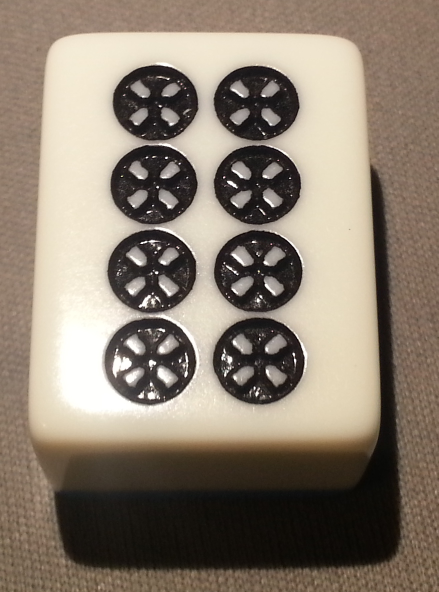
#> input picture data/standard/circles-eight-0.jpg, 877 x 1184 px (shown at 1/2 size); its folder holds only this picture in this run
$ python main.py
#> lines starting #> are read from the running program, lines starting #| are printed output that depends on the picture; after the words box and inside, x2 and y2 are one past the last pixel; in counts of white or black regions, pixels touching at a corner belong together
### roi.py
from box import Box
import sys
from math import sqrt
import cv2 as cv
import numpy as np

def findRoi(filename):

	image = cv.imread(filename)
	image = cv.resize(image, (0, 0), fx = 0.2, fy = 0.2) # TODO: Just set a general bound on image size

	gray = cv.cvtColor(image, cv.COLOR_BGR2GRAY)
	ret, thresh = cv.threshold(gray,0,255,cv.THRESH_BINARY_INV + cv.THRESH_OTSU)

	LOWAREA_THRESH = 10
	UPAREA_THRESH = 3000
	contours, heirachy = cv.findContours(thresh, cv.RETR_TREE, cv.CHAIN_APPROX_SIMPLE)

	contours = [con for con in contours if LOWAREA_THRESH < cv.contourArea(con) < UPAREA_THRESH]
	contours = [cv.approxPolyDP(con, 10, True) for con in contours]
	contours = [cv.convexHull(con) for con in contours]
	contours = [con for con in contours if len(con) != 1]

	# After initialization, follow this algorithm:
	# 1. Consider a box B in the set.
	# 2. For every other box C in the set
	# 3. If dist(B, C) < THRESHOLD, meld B's set with C's set
	# 4. Repeat for each box C
	# 5. For each disjoint set, meld each box in the set together. These are your clusters.

	objects = []
	for i, con in enumerate(contours):
		x, y, w, h = cv.boundingRect(con)
		box = Box(x, y, w, h)
		objects.append({"box": box, "set": set([i]), "id": i})

	THRESH = 12
	AREA_THRESH = 200
	SMALL_DIST_THRESH = 15
	for obj1 in objects:
		for obj2 in objects:

			# If the box is not in box 1's cluster yet
			if obj2["id"] not in obj1["set"]:
				area1 = obj1["box"].area()
				area2 = obj2["box"].area()
				if obj1["box"].dist(obj2["box"]) < THRESH:

				# [5 lines of commented-out code are left out]

					obj1["set"] = obj1["set"].union(obj2["set"])
					for id in obj1["set"]:
						objects[id]["set"] = obj1["set"] # Shallow copy; all point to obj1's set


	# Groups the members of the clusters together
	clusters = set([tuple(obj["set"]) for obj in objects])
	outputBoxes = []
	for tup in clusters:
		boxes = [objects[i]["box"] for i in tup]
		outputBoxes.append(Box.meld(*boxes))
	outputBoxes = [box.getContourRep() for box in outputBoxes]

	PADDING = 5
	return [image[box[2][0][1]-PADDING:box[0][0][1]+PADDING, box[1][0][0]-PADDING:box[0][0][0]+PADDING] for box in outputBoxes]

### box.py
"""
Defines the contour object. This should theoretically be easier to manipulate
than the contours provided by numpy.
"""
from math import sqrt
from colorama import *
import numpy as np
from cv2 import convexHull
class Box():

	# [10 lines left out: function create, not called in this run]

	def __init__(self, x, y, width, height):
		if width < 0 or height < 0:
			print( Fore.RED + "WARNING: Width or height is less than 0." + Fore.RESET )
		elif x < 0 or height < 0:
			print( Fore.RED + "WARNING: x or y is less than 0." + Fore.RESET )

		self.startX = x
		self.startY = y
		self.endX = x + width
		self.endY = y + height


	@classmethod
	def meld(cls, * boxes):
		"""Takes in at least one other Box instance, and puts them together.

		The larger box is defined to have the top, bottom, left, and right most
		extreme points of the other boxes.
		"""
		startX = min(boxes, key = lambda box : box.startX).startX
		endX = max(boxes, key = lambda box : box.endX).endX
		startY= min(boxes, key = lambda box : box.startY).startY
		endY= max(boxes, key = lambda box : box.endY).endY
		return Box(startX, startY, endX - startX, endY - startY)

	def __repr__(self):
		return "[{0}, {1}] x [{2}, {3}]".format(self.startX, self.endX, self.startY, self.endY)

	def area(self):
		"""Returns the area of a given box"""
		return self.width() * self.height()

	def width(self):
		return (self.endX - self.startX)

	def height(self):
		return (self.endY - self.startY)

	#@printRet
	def dist(self, other):
		"""Finds the shortest distance between the two boxes.
		Returns 0 if the boxes are overlapping, or if one box
		is inside another box.
		"""
		if self.areInside(other):
			return 0

		if self.overlap(other):
			return 0

		# Cases when the tiles are laying parallel to each other
		# Projection across the x axis
		if self.startX <= other.startX <= self.endX or\
			self.startX <= other.endX <= self.endX or \
			other.startX <= self.startX <= other.endX or \
			other.startX <= self.endX <= other.endX:
			return min(abs(self.startY - other.endY), abs(self.endY - other.startY))

		# Projection across the y axis
		if self.startY <= other.startY <= self.endY or\
			self.startY <= other.endY <= self.endY or \
			other.startY <= self.startY <= other.endY or \
			other.startY <= self.endY <= other.endY:
			return min(abs(self.startX - other.endX), abs(self.endX - other.startX))

		# Last case is when the tiles are disjoint from each other
		else:
			# Case 1: self is to the right of other
			if other.endX < self.startX:
				# Case 1.1: other is above self
				# Other is northwest of self
				if other.endY < other.startY:
					return Box.euclid(self.startX, other.endX, self.startY, other.endY)
				# Case 1.2: other is below self
				return Box.euclid(self.startX, other.endX, self.endY, other.startY)

			# Case 2: self is to the left of other
			else:
				# Case 2.1: other is above self
				if other.endY < self.startY:
					return Box.euclid(self.endX, other.startX, self.startY, other.endY)
				# Case 2.2: other is below self
				# Other is southeast of self
				return Box.euclid(self.endX, other.startX, self.endY, other.startY)

	@staticmethod
	def euclid(x1, x2, y1, y2):
		return sqrt( (x1 - x2)**2 + (y1 - y2)**2)


	def getContourRep(self):
		"""Obtains the numpy array representation of the box """
		vertex1 = [[self.startX, self.startY]]
		vertex2 = [[self.startX, self.endY]]
		vertex3 = [[self.endX, self.startY]]
		vertex4 = [[self.endX, self.endY]]
		vertices = [vertex1, vertex2, vertex3, vertex4]
		return convexHull(np.asarray(vertices, dtype = np.int32))

	def areInside(self, other):
		"""Returns true if and only if one rectangle is a subset of another"""
		otherInSelf = self.startX <= other.startX <= self.endX and \
			self.startX <= other.endX <= self.endX and\
			self.startY <= other.startY <= self.endY and\
			self.startY <= other.endY <= self.endY
		selfInOther = other.startX <= self.startX <= other.endX and\
			other.startX <= self.endX <=other.endX and\
			other.startY <= self.startY <= other.endY and\
			other.startY <= self.endY <= other.endY
		return otherInSelf or selfInOther

	def overlap(self, other):
		"""Returns true if the boxes are overlapping."""
		overlap = self.contains(other.startX, other.startY) or \
			self.contains(other.startX, other.endY) or \
			self.contains(other.endX, other.startY) or \
			self.contains(other.endX, other.endY)

		intersectY1 = self.startY <= other.startY <= self.endY and \
			self.startY <= other.endY <= self.endY and \
			(other.startX <= self.startX <= other.endX or \
			other.startX <= self.endX <= other.endX)

		intersectY2 = other.startY <= self.startY <= other.endY and \
			  other.startY <= self.endY <= other.endY and \
			  (self.startX <= other.startX <= self.endX or \
			   self.startX <= other.endX <= self.endX)

		intersectY = intersectY1 or intersectY2

		intersectX1 = self.startX <= other.startX <= self.endY and \
			self.startX <= other.endX <= self.endX and \
		    (other.startY <= self.startY <= other.endY or \
			other.startY <= self.endY <= other.endY)

		intersectX2 = other.startX <= self.startX <= other.endX and \
			other.startX <= self.endX <= other.endX and \
		    (self.startY <= other.startY <= self.endY or \
			self.startY <= other.endY <= self.endY)

		intersectX = intersectX1 or intersectX2

		return overlap or intersectX or intersectY


	def contains(self, x, y):
		"""Returns true if and only if the rectangle contains the point"""
		return self.startX <= x <= self.endX and self.startY <= y <= self.endY

### main.py
#!/usr/bin/python
import cv2 as cv
import numpy as np
import sys
import glob
import multiprocessing
import roi

#TODO: Integrate with Henry's Code
#Get score
#Work on getting scale down
MIN_MATCH_COUNT = 4
DATAPATH = "./data/standard/*"
FILE = "./data/demo-images/scattered4.jpg"


def findInlier(img):
	# Initiate SIFT detector

	img1 = img[0]		# Image in question
	img2 = img[1][0] 	# Gold standard image
	sift = cv.SIFT()

	kp1, des1 = sift.detectAndCompute(img1, None)
	kp2, des2 = sift.detectAndCompute(img2, None)

	FLANN_INDEX_KDTREE = 0
	index_params = dict(algorithm=FLANN_INDEX_KDTREE, trees=5)
	search_params = dict(checks=50)

	flann = cv.FlannBasedMatcher(index_params, search_params)

	matches = flann.knnMatch(des1, des2, k=2)

	# Store all good matches as per Lowe's ratio test.
	good = [m for m, n in matches if m.distance < 0.7*n.distance]

	if len(good) > MIN_MATCH_COUNT:
		src_pts = np.float32([kp1[m.queryIdx].pt for m in good]).reshape(-1, 1, 2)
		dst_pts = np.float32([kp2[m.trainIdx].pt for m in good]).reshape(-1, 1, 2)

		M, mask = cv.findHomography(src_pts, dst_pts, cv.RANSAC, 5.0)
		matchesMask = mask.ravel().tolist()

	else:
		#print "Not enough matches are found - %d/%d" % (len(good), MIN_MATCH_COUNT)
		matchesMask = []

	# Print Inliers
	return (len(matchesMask), img[1][1])


#Gets the nearest neighbor for each tile in
#a list of ROI tiles to the testData
def NN(tiles, testData):
	"""param tiles: The regions of interest, in the form of images.
	param testData: Array of 30 or forty images.
	"""
	#store the max inliers for each tile
	maxInliers = []
	for tile in tiles:

		pairs = [(tile.copy(), img2) for img2 in testData]
		if False:
			p = multiprocessing.Pool(processes = 4)
			inliers = p.map(findInlier, pairs)
		else:
			inliers = [findInlier(pair) for pair in pairs]

		theMax = max(inliers)

		#Show the tile to identify
		cv.imshow("Tile to identify", tile)
		cv.waitKey(1)

		#Show the best guess tile
		guess = cv.imread(theMax[1])
		guess = cv.resize(guess, (0,0), fx = 0.2, fy = 0.2)
		cv.imshow("The guess", guess)
		cv.waitKey(0)

		maxInliers.append(theMax)


#Converts a list of image names into a list of
#tuple's where the first value of the tuple is
#the OpenCV image and the second value of the
#tuple is the file name
def getImage(files):
	return [(cv.resize(cv.imread(f),(0,0), fx = 0.2, fy = 0.2), f) for f in files]

def main():
	#Get images

	#get list of images in golden data set
	# Obtains the array of images to the golden standards
	testData = glob.glob(DATAPATH)
	images = getImage(testData)
#> images = 1 item

	#REMOVE ONCE HENRY'S DONE
	# tiles contains an array of images
	tiles = roi.findRoi(FILE)
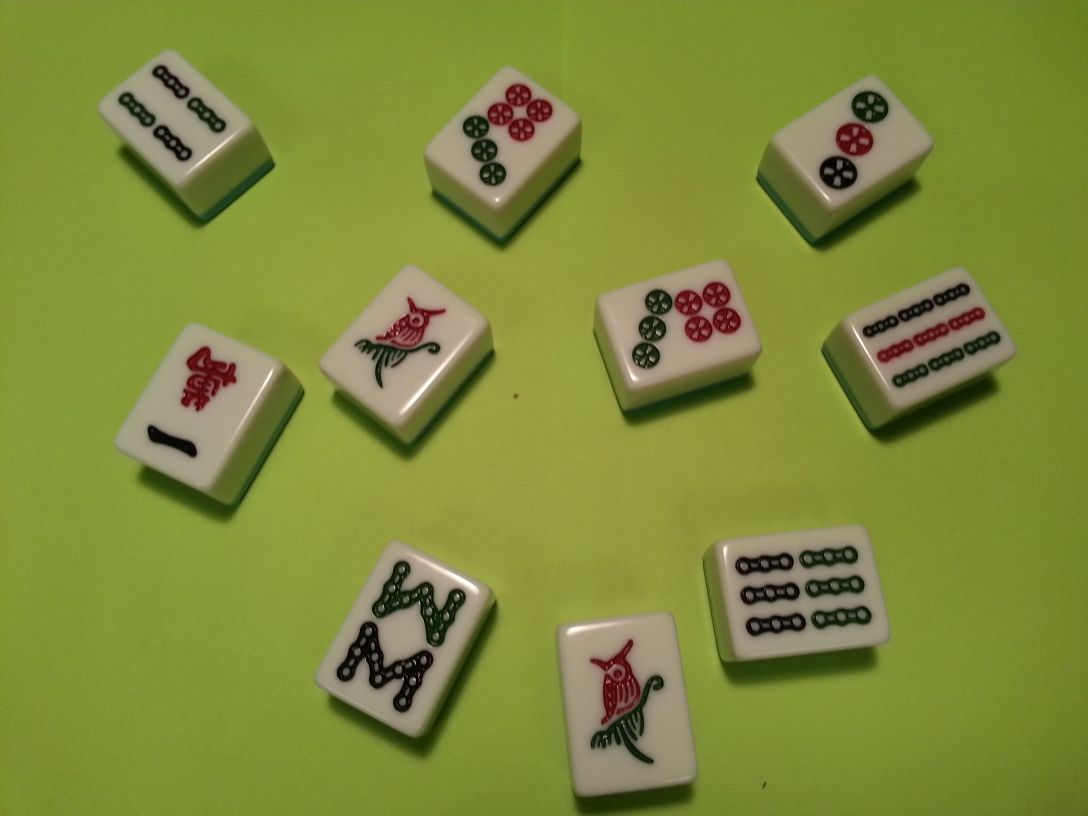
#> input picture data/demo-images/scattered4.jpg, 3264 x 2448 px (shown at 1/3 size)
#> in findRoi, image is the input picture: shape (2448, 3264, 3); mean B, G, R 58.2, 138.2, 127.1
#> in findRoi, `image = cv.resize(image, (0, 0), fx = 0.2, fy = 0.2)`:
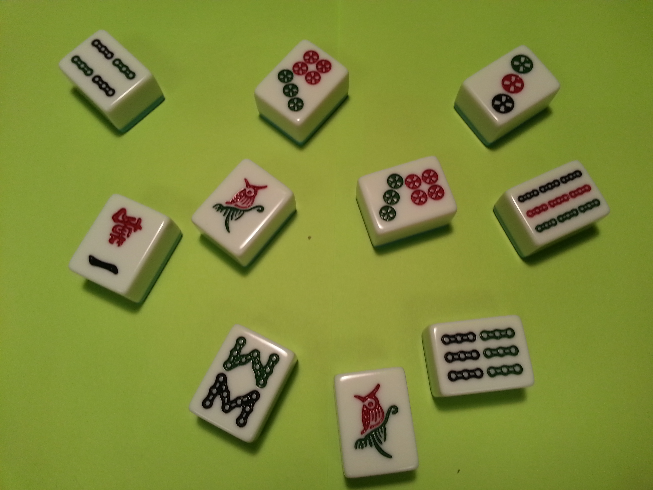
#> image: shape (490, 653, 3); mean B, G, R 58.2, 138.2, 127.1
#> in findRoi, `gray = cv.cvtColor(image, cv.COLOR_BGR2GRAY)`:
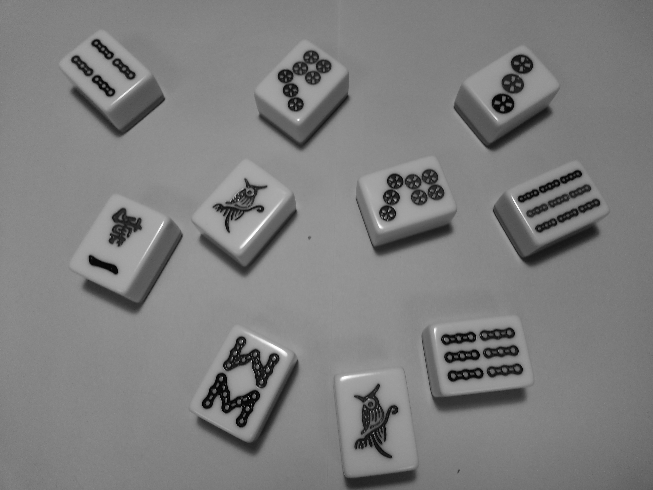
#> gray: shape (490, 653); min 0, max 254, mean 125.7
#> in findRoi, `ret, thresh = cv.threshold(gray,0,255,cv.THRESH_BINARY_INV + cv.THRESH..`:
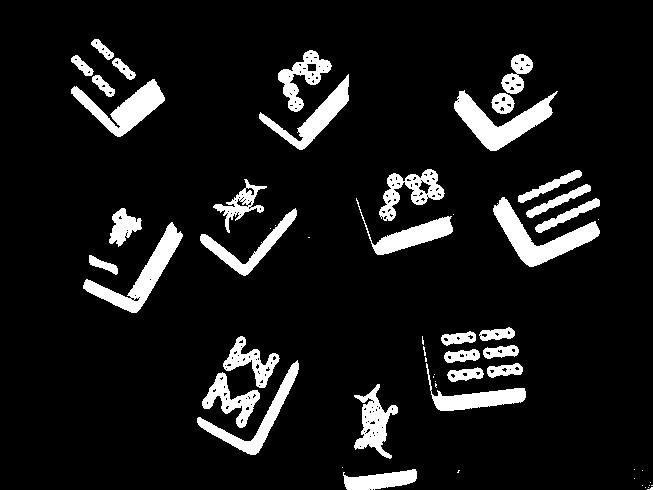
#> thresh: shape (490, 653); 9.7% white; 57 white regions (24 under 20 px)
#> in findRoi, `ret, thresh = cv.threshold(gray,0,255,cv.THRESH_BINARY_INV + cv.THRESH..`: ret = 94
#> in findRoi, `contours, heirachy = cv.findContours(thresh, cv.RETR_TREE, cv.CHAIN_AP..`: contours = 255 contours, 218 with area under 20; largest, box (x1, y1, x2, y2) and area: (454, 90, 558, 151) 2286, (493, 197, 600, 267) 2284, (83, 222, 183, 313) 2078, (71, 79, 165, 137) 1898, (259, 74, 349, 150) 1547
#> in findRoi, `contours = [con for con in contours if LOWAREA_THRESH < cv.contourArea..`: contours = 73 contours, 36 with area under 20; largest, box (x1, y1, x2, y2) and area: (454, 90, 558, 151) 2286, (493, 197, 600, 267) 2284, (83, 222, 183, 313) 2078, (71, 79, 165, 137) 1898, (259, 74, 349, 150) 1547
#> in findRoi, `contours = [cv.approxPolyDP(con, 10, True) for con in contours]`: contours = 73 contours, 54 with area under 20; largest, box (x1, y1, x2, y2) and area: (454, 90, 558, 151) 2186, (493, 197, 600, 267) 2004, (83, 226, 183, 313) 1543, (381, 171, 442, 219) 1516, (354, 384, 398, 459) 1454
#> in findRoi, `contours = [cv.convexHull(con) for con in contours]`: contours = 73 contours, 54 with area under 20; largest, box (x1, y1, x2, y2) and area: (454, 90, 558, 151) 3890, (493, 197, 600, 267) 3824, (83, 226, 183, 313) 3420, (198, 360, 298, 455) 3309, (356, 198, 453, 255) 2979
#> in findRoi, `contours = [con for con in contours if len(con) != 1]`: contours = 37 contours, 18 with area under 20; largest, box (x1, y1, x2, y2) and area: (454, 90, 558, 151) 3890, (493, 197, 600, 267) 3824, (83, 226, 183, 313) 3420, (198, 360, 298, 455) 3309, (356, 198, 453, 255) 2979
#> the loop in findRoi, `for i, con in enumerate(contours):` made 37 passes
#> (con, x, y, w, h) on passes 1, 3, 4, 5, 6, 7, 8, 9: ([[347, 489], [343, 475], [416, 471]], 343, 471, 74, 19), ([[259, 393], [242, 427], [202, 405], [218, 373]], 202, 373, 58, 55), ([[483, 373], [447, 375]], 447, 373, 37, 3), ([[522, 367], [487, 373]], 487, 367, 36, 7), ([[525, 397], [440, 410], [434, 396], [426, 363]], 426, 363, 100, 48), ([[255, 454], [198, 424], [297, 360]], 198, 360, 100, 95), ([[479, 353], [444, 358]], 444, 353, 36, 6), ([[518, 349], [483, 354]], 483, 349, 36, 6)
#> (x, y, w, h) on passes 2, 19, 21, 25, 28: (354, 384, 44, 75), (493, 197, 107, 70), (213, 179, 54, 54), (381, 171, 61, 48), (454, 90, 104, 61)
#> after the loop in findRoi, `for i, con in enumerate(contours):`: objects = 37 items
#> the loop in findRoi, `for obj1 in objects:` made 37 passes
#> the loop in findRoi, `for tup in clusters:` made 11 passes
#> tup on passes 1 to 11: (16, 18, 19, 23), (24, 17, 25), (9, 2, 6), (3, 4, 5, 7, 8, 10, 11), (33, 26, 27), (20, 21, 14, 22), (32, 36, 28, 29, 31), (1,), (34, 35, 30), (12, 13, 15), (0,)
	inliers = NN(tiles, images)
#> in NN, `cv.imshow("Tile to identify", tile)`:
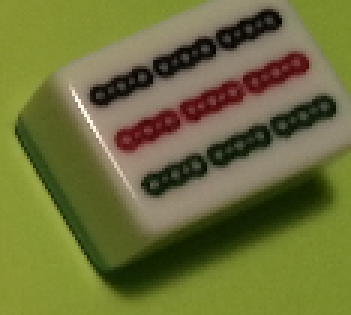
#> window 'Tile to identify': shape (105, 117, 3) (shown 3 times larger); mean B, G, R 58.4, 111.1, 109.5
#> in NN, guess is the input picture: shape (1184, 877, 3); mean B, G, R 111.8, 126.1, 138.6
#> in NN, `guess = cv.resize(guess, (0,0), fx = 0.2, fy = 0.2)`:
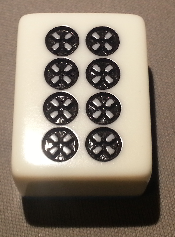
#> guess: shape (237, 175, 3); mean B, G, R 111.8, 126.1, 138.6

if __name__ == "__main__":
	main()
